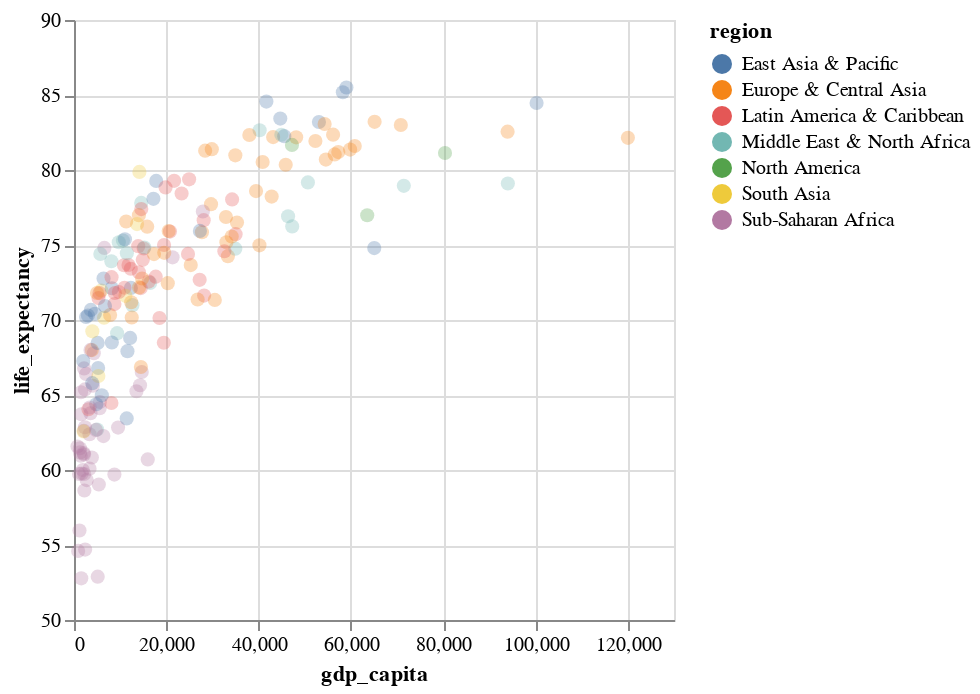

Notebook code cell kept with this figure:
### Code cell
selection = alt.selection_point(fields=['region'], on='click', empty=False, nearest=True)

points = alt.Chart(data).mark_circle().encode(
    x = 'gdp_capita',
    y = alt.Y('life_expectancy').scale(zero=False),
    color = 'region',
    opacity=alt.condition(selection, alt.value(1), alt.value(0.3)),
    size = alt.condition(selection, alt.value(300), alt.value(50)),
    tooltip = ['name','region','life_expectancy','gdp_capita']
).properties(width='container').add_params(selection)

points

### Figure 1 — Vega-Lite specification as saved in the notebook (floating-point values rounded to 4 significant figures; data arrays with more than 128 entries replaced by an {"elided": "..."} marker saying what was removed)
{"config": {"view": {"continuousWidth": 300, "continuousHeight": 300}}, "data": {"name": "data-eab3cd4a016b6ff4a9ee7cad98a336da"}, "mark": {"type": "circle"}, "encoding": {"color": {"field": "region", "type": "nominal"}, "opacity": {"condition": {"param": "param_29", "value": 1, "empty": false}, "value": 0.3}, "size": {"condition": {"param": "param_29", "value": 300, "empty": false}, "value": 50}, "tooltip": [{"field": "name", "type": "nominal"}, {"field": "region", "type": "nominal"}, {"field": "life_expectancy", "type": "quantitative"}, {"field": "gdp_capita", "type": "quantitative"}], "x": {"field": "gdp_capita", "type": "quantitative"}, "y": {"field": "life_expectancy", "scale": {"zero": false}, "type": "quantitative"}}, "params": [{"name": "param_29", "select": {"type": "point", "fields": ["region"], "nearest": true, "on": "click"}}], "width": "container", "$schema": "https://vega.github.io/schema/vega-lite/v5.15.1.json", "datasets": {"data-eab3cd4a016b6ff4a9ee7cad98a336da": {"elided": "217 records"}}}
